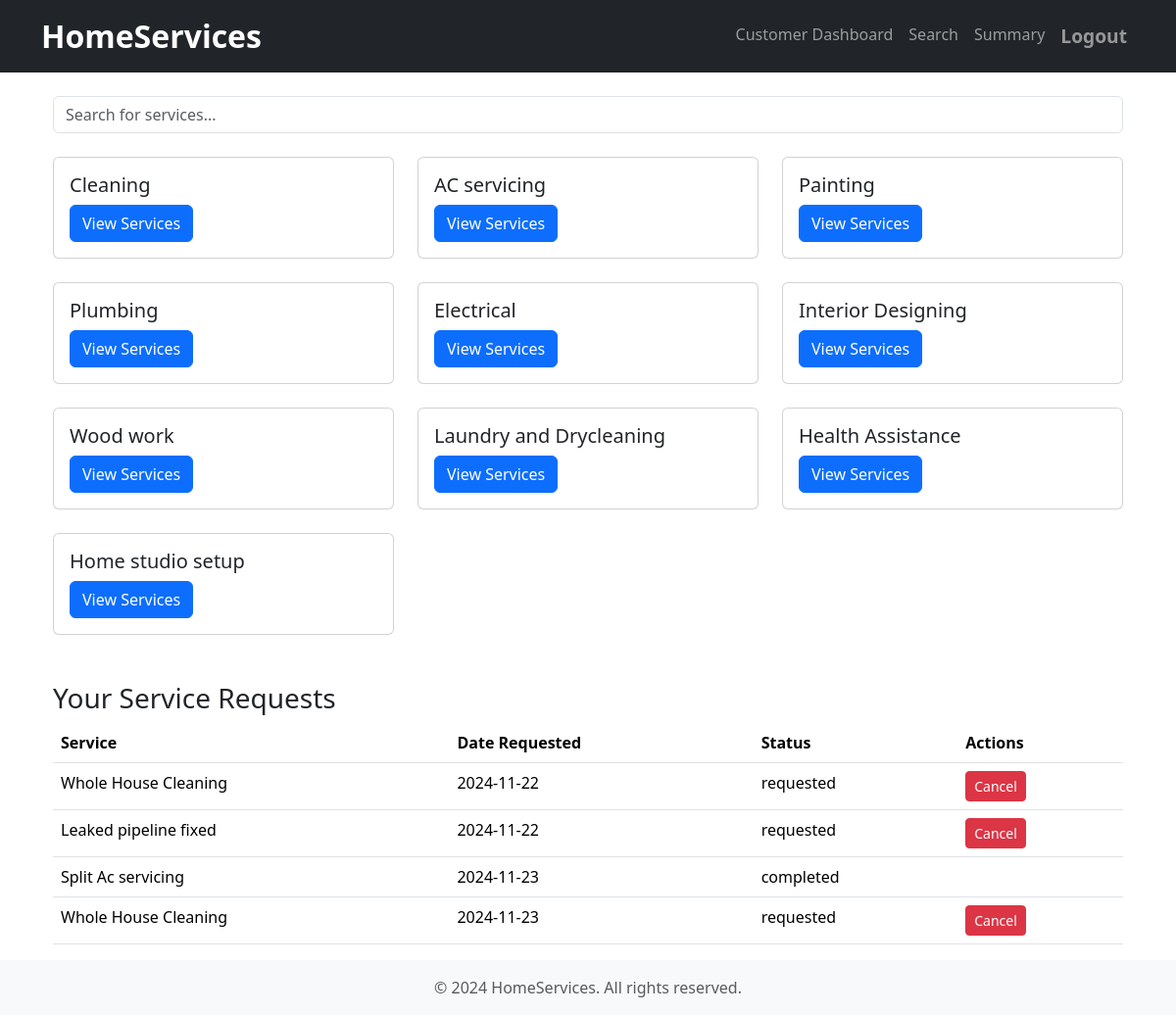
/customer/dashboard (signed in), run on the app's committed database.
### models.py (models this page shows)
class ServiceCategory(db.Model):
    __tablename__ = 'service_category'
    id = db.Column(db.Integer, primary_key=True)
    name = db.Column(db.String(100), nullable=False)
    service_packages = db.relationship('ServicePackage', backref='service_category', lazy=True, cascade="all, delete-orphan")

class ServiceRequest(db.Model):
    __tablename__ = 'service_request'
    id = db.Column(db.Integer, primary_key=True)
    customer_id = db.Column(db.Integer, db.ForeignKey('customer.id'), nullable=False)
    professional_id = db.Column(db.Integer, db.ForeignKey('professional.id'), nullable=True)  # Null until assigned
    service_package_id = db.Column(db.Integer, db.ForeignKey('service_package.id'), nullable=False)
    status = db.Column(db.String(50), nullable=False, default="requested")  # requested, assigned, completed
    date_of_request = db.Column(db.DateTime, nullable=False)
    date_of_completion = db.Column(db.DateTime, nullable=True)
    rating = db.Column(db.Float, nullable=True)
    remarks = db.Column(db.Text, nullable=True)

class ServicePackage(db.Model):
    __tablename__ = 'service_package'
    id = db.Column(db.Integer, primary_key=True)
    name = db.Column(db.String(120), nullable=False)
    price = db.Column(db.Float, nullable=False)
    service_category_id = db.Column(db.Integer, db.ForeignKey('service_category.id'), nullable=False)
    time = db.Column(db.Integer, nullable=False)  # Time in hours
    description = db.Column(db.Text, nullable=False)
    service_requests = db.relationship('ServiceRequest', backref='service_package', lazy=True)

### Folder2/customer_view.py (the view)
@customer_view.route('/dashboard')
def dashboard():
    if 'user_id' not in session:
        return redirect(url_for('auth.login'))
    categories = ServiceCategory.query.all()
    service_requests = ServiceRequest.query.filter_by(customer_id=session['user_id']).all()
    return render_template('customer_dashboard.html',
                         categories=categories,
                         service_requests=service_requests)

### templates/customer_dashboard.html (shortened to what this page needs)
{% extends "base.html" %}
{% block content %}
<div class="container mt-4">
    <div class="mb-4">
        <input type="text" id="searchInput" class="form-control" placeholder="Search for services...">
    </div>
    <div class="row">
        {% for category in categories %}
        <div class="col-md-4 mb-4">
            <div class="card">
                <div class="card-body">
                    <h5 class="card-title">{{ category.name }}</h5>
                    <button class="btn btn-primary" data-bs-toggle="modal"
                        data-bs-target="#categoryModal{{ category.id }}">
                        View Services
                    </button>
                </div>
            </div>
        </div>
        {% endfor %}
    </div>
    <div class="mt-4">
        <h3>Your Service Requests</h3>
        <table class="table">
            <thead>
                <tr>
                    <th>Service</th>
                    <th>Date Requested</th>
                    <th>Status</th>
                    <th>Actions</th>
                </tr>
            </thead>
            <tbody>
                {% for request in service_requests %}
                <tr>
                    <td>{{ request.service_package.name }}</td>
                    <td>{{ request.date_of_request.strftime('%Y-%m-%d') }}</td>
                    <td>{{ request.status }}</td>
                    <td>
                        {% if request.status == 'requested' %}
                        <form action="{{ url_for('customer_services.cancel_request', request_id=request.id) }}"
                            method="POST" style="display: inline;">
                            <button type="submit" class="btn btn-danger btn-sm">Cancel</button>
                        </form>
                        {% endif %}
                    </td>
                </tr>
                {% endfor %}
            </tbody>
        </table>
    </div>
</div>
{% endblock %}

### templates/base.html (shortened to what this page needs)
<!DOCTYPE html>
<html lang="en">
<head>
    <link href="https://cdn.jsdelivr.net/npm/bootstrap@5.3.3/dist/css/bootstrap.min.css" rel="stylesheet"
>
    <link rel="stylesheet" href="{{ url_for('static', filename='css/style.css') }}">
</head>
<body>
    {% include 'navbar.html' %}
    <div class="container mt-4">
        {% block content %}
        {% endblock %}
    </div>
    <footer class="footer mt-auto py-3 bg-light">
        <div class="container text-center">
            <span class="text-muted">© 2024 HomeServices. All rights reserved.</span>
        </div>
    </footer>
</body>
</html>

### templates/navbar.html (shortened to what this page needs)
<nav class="navbar navbar-expand-lg navbar-dark bg-dark">
    <div class="container">
        <a class="navbar-brand mx-auto fw-bold" href="#" id="home-services">
            HomeServices
        </a>
        <div class="collapse navbar-collapse" id="navbarNav">
            <ul class="navbar-nav ms-auto">
                {% if session.get('user_id') %}
                    {% if session.get('role') == 'admin' %}
                        <li class="nav-item dropdown">
                            <a
                                class="nav-link dropdown-toggle"
                                href="#"
                                id="adminDropdown"
                                role="button"
                                data-bs-toggle="dropdown"
                                aria-expanded="false"
                            >
                                Admin
                            </a>
                            <ul class="dropdown-menu" aria-labelledby="adminDropdown">
                                <li>
                                    <a class="dropdown-item" href="{{ url_for('admin.dashboard') }}">Admin Dashboard</a>
                                </li>
                                <li>
                                    <a class="dropdown-item" href="#">Search</a>
                                </li>
                                <li>
                                    <a class="dropdown-item" href="{{ url_for('admin.summary') }}">Summary</a>
                                </li>
                            </ul>
                        </li>
                        <li class="nav-item">
                            <a class="nav-link" id="logout-link" href="{{ url_for('auth.logout') }}">Logout</a>
                        </li>
                    {% else %}
                        <li class="nav-item">
                            <a class="nav-link" href="{{ url_for('customer_view.dashboard') }}">Customer Dashboard</a>
                        </li>
                        <li class="nav-item">
                            <a class="nav-link" href="{{ url_for('customer_view.search') }}">Search</a>
                        </li>
                        <li class="nav-item">
                            <a class="nav-link" href="{{ url_for('customer_view.summary') }}">Summary</a>
                        </li>
                        <li class="nav-item">
                            <a class="nav-link" id="logout-link" href="{{ url_for('auth.logout') }}">Logout</a>
                        </li>
                    {% endif %}
                {% endif %}
            </ul>
        </div>
    </div>
</nav>

### static/css/style.css (style rules this page uses)
#home-services { font-size: 2rem; color: white; text-align: center; transition: color 0.3s ease, transform 0.3s ease; }
#logout-link { font-size: 1.2rem; color: rgb(151, 151, 151); font-weight: bold; transition: transform 0.3s ease, color 0.3s ease; }

### data on the page
ServiceCategory: name "Cleaning"
ServiceCategory: name "AC servicing"
ServiceCategory: name "Painting"
ServiceCategory: name "Plumbing"
ServiceCategory: name "Electrical"
ServiceCategory: name "Interior Designing"
ServiceCategory: name "Wood work"
ServiceCategory: name "Laundry and Drycleaning"
ServiceCategory: name "Health Assistance"
ServiceCategory: name "Home studio setup"
ServiceRequest: service_package.name "Whole House Cleaning", date_of_request "2024-11-22", status "requested"
ServiceRequest: service_package.name "Leaked pipeline fixed", date_of_request "2024-11-22", status "requested"
ServiceRequest: service_package.name "Split Ac servicing", date_of_request "2024-11-23", status "completed"
ServiceRequest: service_package.name "Whole House Cleaning", date_of_request "2024-11-23", status "requested"
